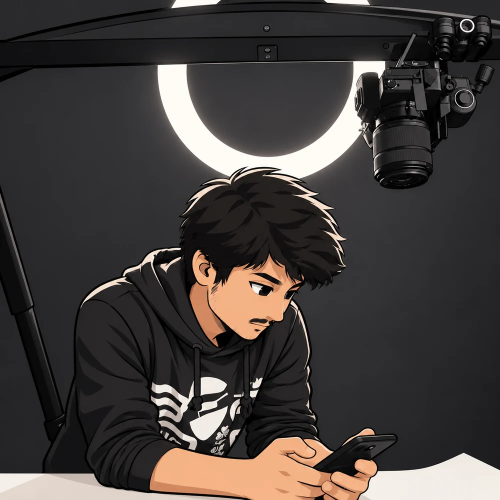
#> input picture src/assets/nitish-desk-illustration.webp, 1000 x 1000 px, found by its file name (shown at 1/2 size)
$ python s6_refine.py
#> lines starting #> are read from the running program, lines starting #| are printed output that depends on the picture; after the words box and inside, x2 and y2 are one past the last pixel; in counts of white or black regions, pixels touching at a corner belong together; pictures that were not available may be replaced by others from this repository, and a replacement may not be noted
# the near things' edges taken from the picture's own edges (guided filter), in a thin band around the mask's outline
import numpy as np, cv2
from PIL import Image
A='/home/claude/portfolio-iteration/src/assets/'; O='/home/claude/portfolio-iteration/public/depth/'
def guided(I, p, r, eps):
    b = lambda x: cv2.boxFilter(x, -1, (2*r+1, 2*r+1)); mI, mp = b(I), b(p); A_ = (b(I*p) - mI*mp) / (b(I*I) - mI*mI + eps); B = mp - A_*mI; return b(A_)*I + b(B)
for name, pic in [('illustration','nitish-desk-illustration.webp'),('desk','nitish-desk.webp')]:
    rgb=np.asarray(Image.open(A+pic).convert('RGB')); H,W=rgb.shape[:2]; g=cv2.cvtColor(rgb,cv2.COLOR_RGB2GRAY).astype(np.float32)/255
#> further down, rgb is the input picture: shape (1000, 1000, 3); mean R, G, B 68.1, 62.9, 60.7
#> after `H, W = rgb.shape[:2]`: H = 1000; W = 1000
#> after `g = cv2.cvtColor(rgb, cv2.COLOR_RGB2GRAY).astype(np.float32) / 255`:
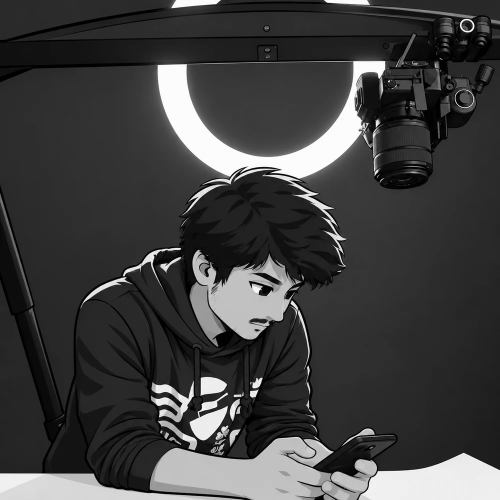
#> g: shape (1000, 1000) float32 (shown at 1/2 size); min 0, max 1, mean 0.252
    L=np.asarray(Image.open(O+f'{name}-layers.png')).copy(); near=L[...,0].astype(np.float32)/255; him=L[...,1].astype(np.float32)/255
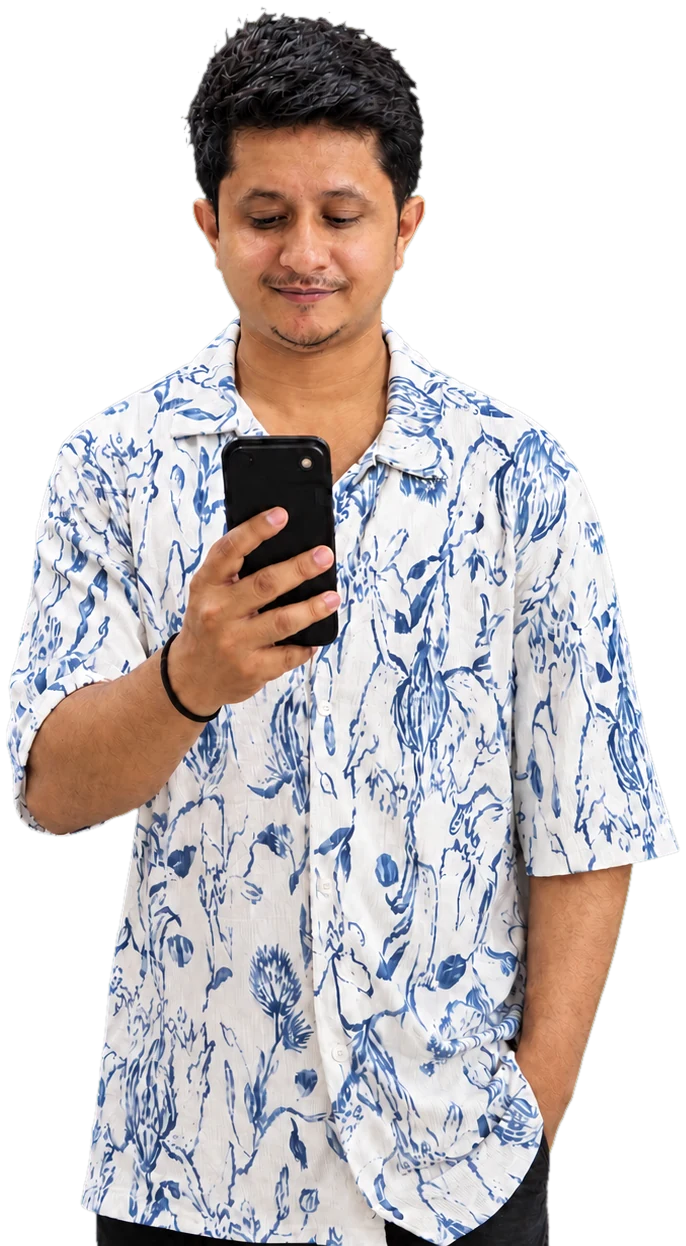
#> input picture src/assets/nitish-phone-cutout.webp, 686 x 1246 px, given in place of illustration-layers.png, which was not available
#> further down, L is the input picture: shape (1246, 686, 4); mean R, G, B, A 114.8, 109.4, 111.5, 158
#> after `near = L[..., 0].astype(np.float32) / 255`:
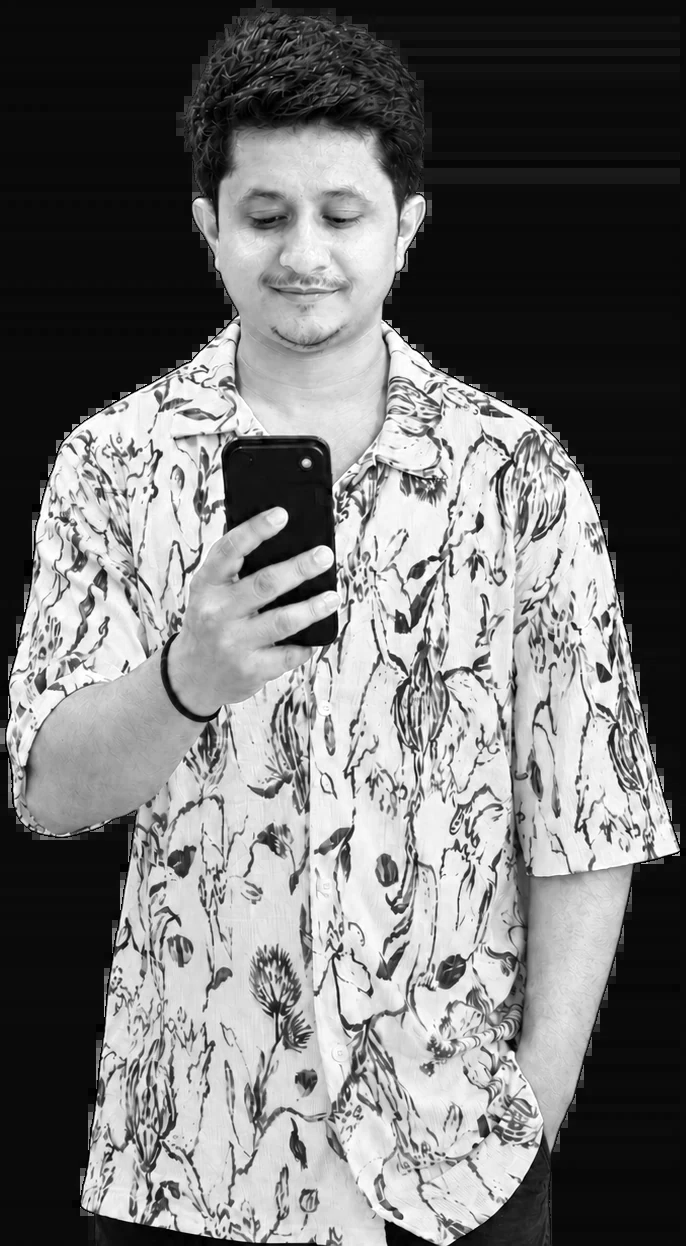
#> near: shape (1246, 686) float32; min 0, max 1, mean 0.45
#> after `him = L[..., 1].astype(np.float32) / 255`:
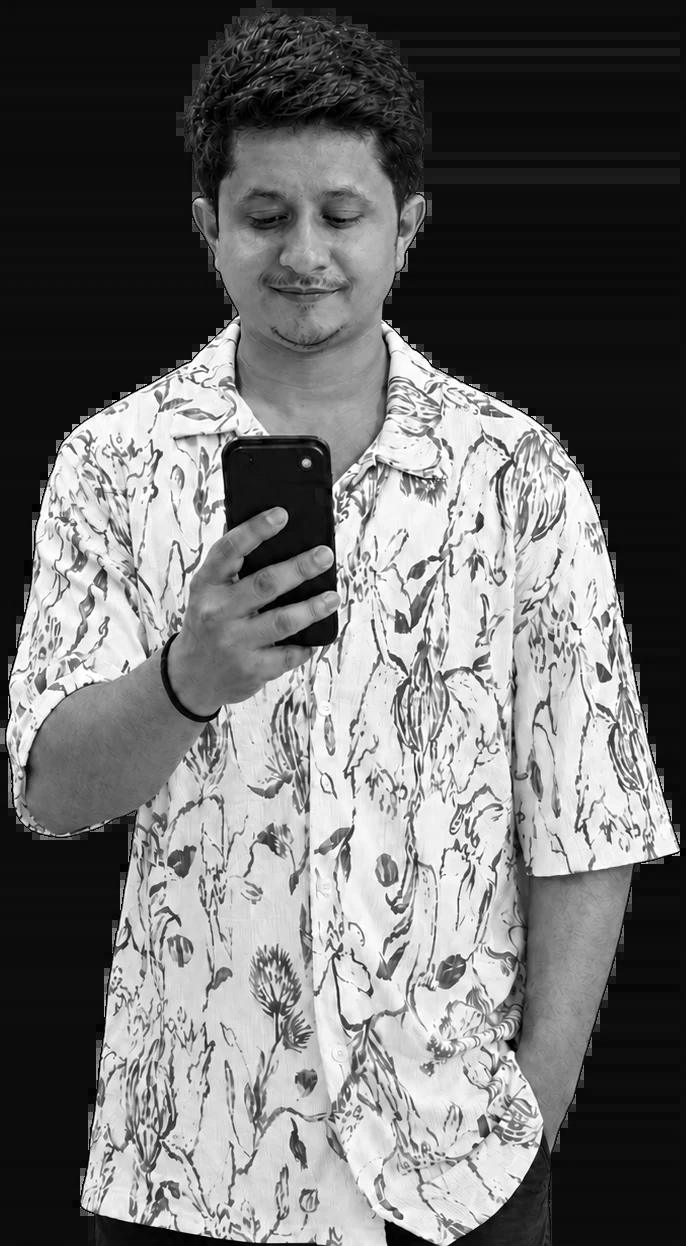
#> him: shape (1246, 686) float32; min 0, max 1, mean 0.429
    hard=(near>.5).astype(np.float32)
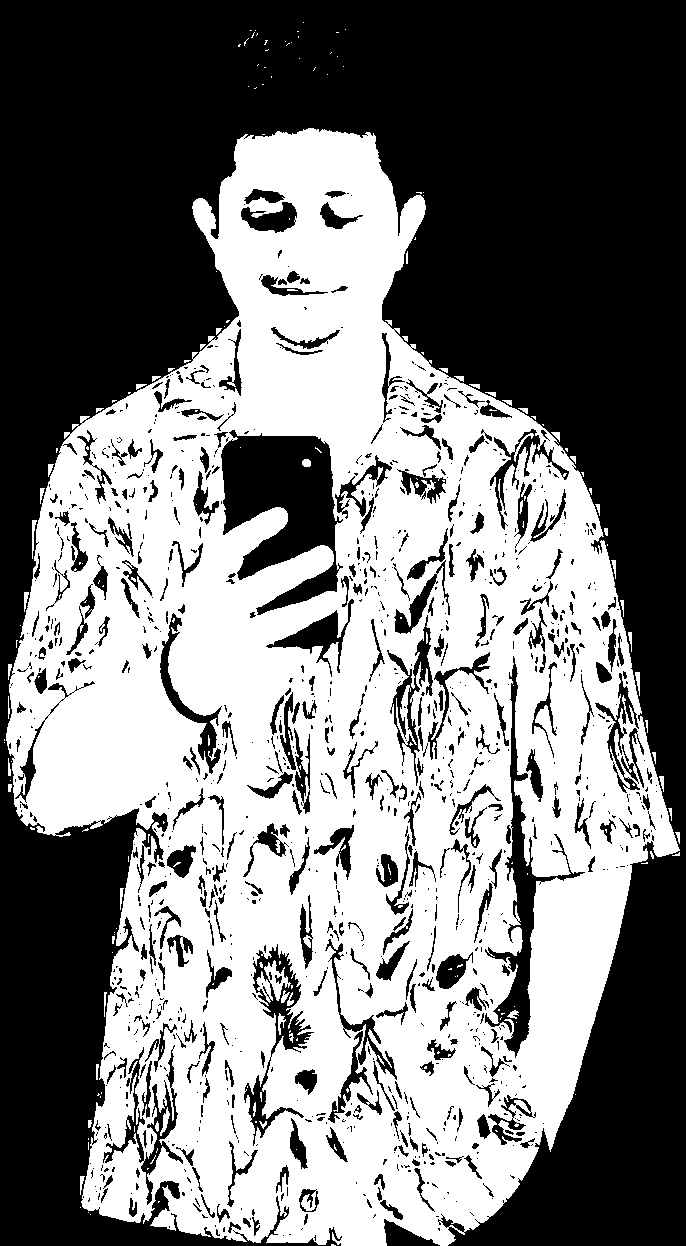
#> hard: shape (1246, 686) float32; values 0 (black) and 1 (white), 48.4% white; 211 white regions (157 under 20 px), largest, box (x1, y1, x2, y2) and area: (6, 128, 680, 1246) 410189, (256, 960, 291, 1003) 608, (160, 1107, 170, 1136) 114
    a=np.clip(guided(g,hard,2,1e-4),0,1)
#> in guided, `mI, mp = (b(I), b(p))`:
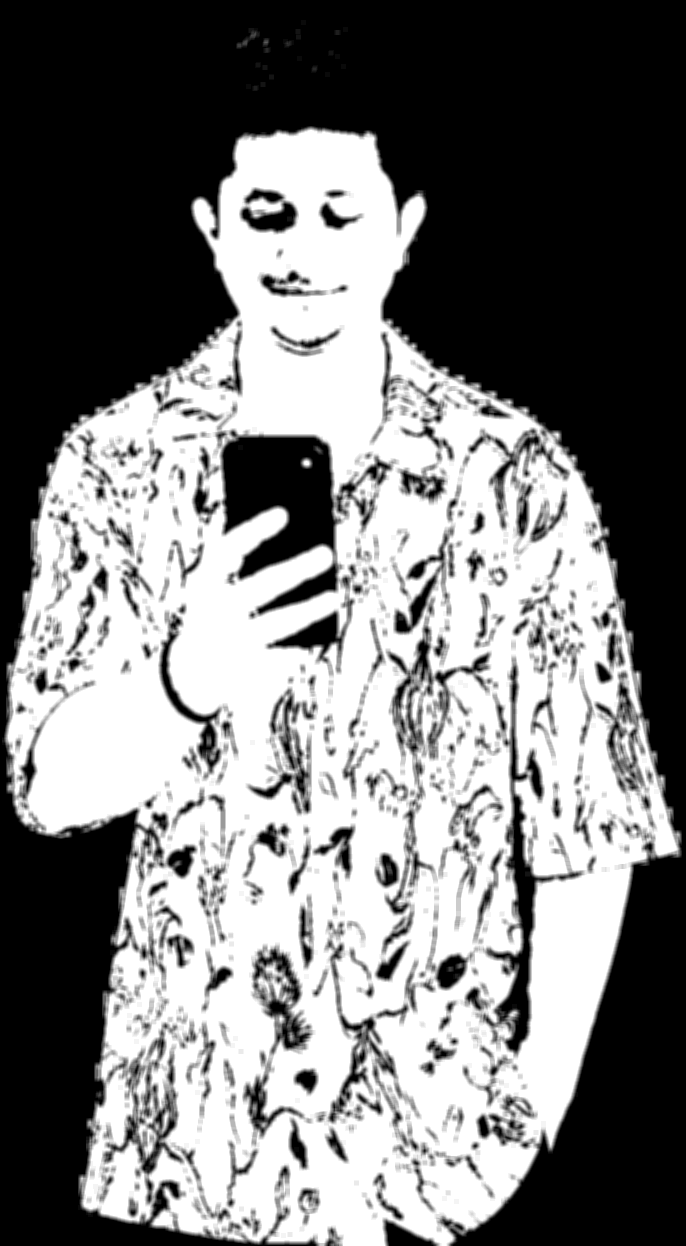
#> mp: shape (1246, 686) float32; min 0, max 1, mean 0.484
#> (the run stopped early here; a loop or call above may not have finished)
